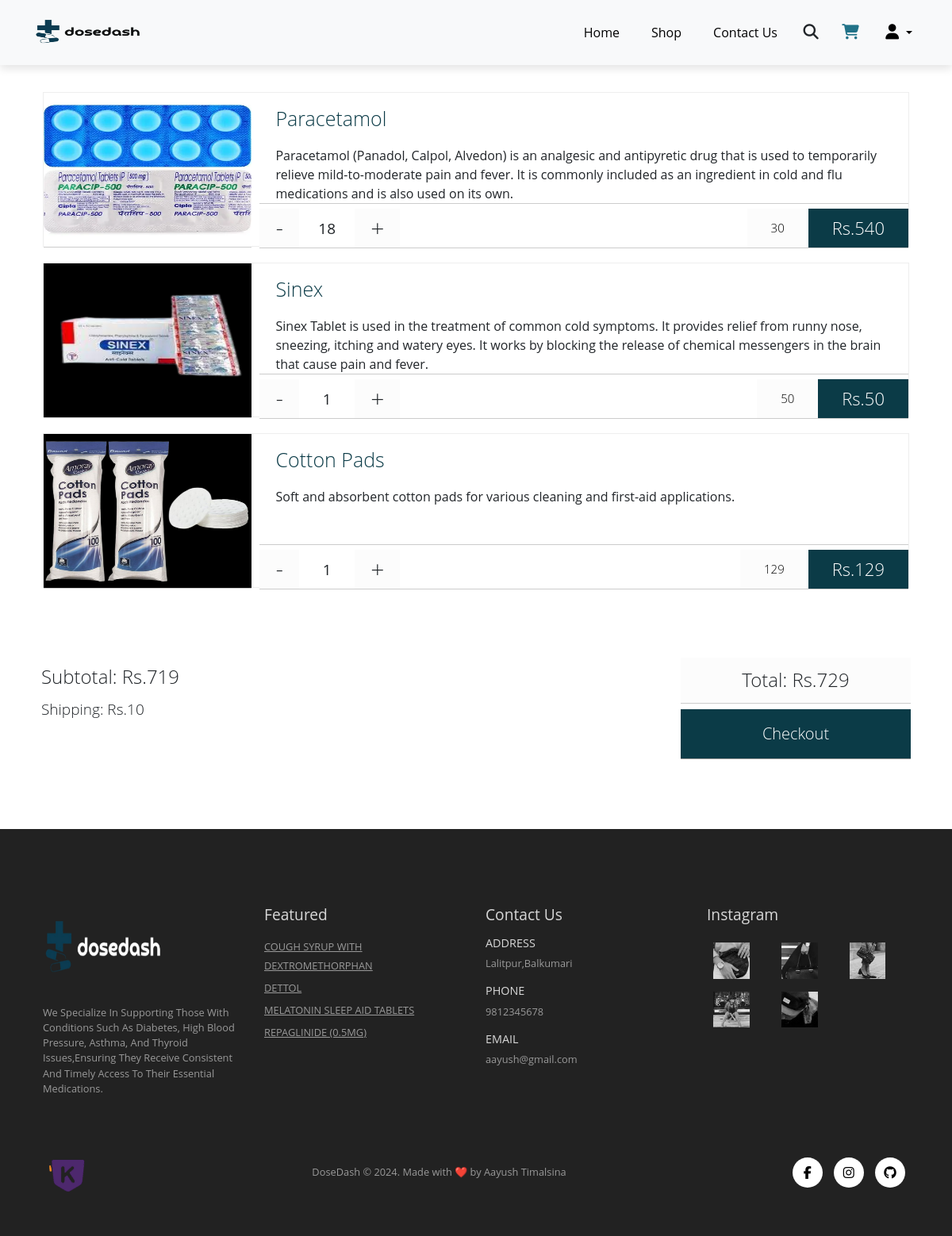
Page /cart/ (signed in) on the committed database.
### dosedashapp/models.py (models this page shows, shortened)
class Cart(models.Model):
    Cart_Details = models.ForeignKey(Product, on_delete=models.CASCADE, blank= True, null= True)
    Cart_Quantity = models.PositiveIntegerField(null = False)
    User_Details = models.ForeignKey(User, on_delete=models.CASCADE, null= True, blank= True)

class Product(models.Model):
    Product_Name = models.CharField(max_length = 200)
    Product_Price = models.PositiveIntegerField(null = False)
    Product_Description = models.TextField()
    Product_Tag = models.ManyToManyField(ProductTag, blank = True)
    Product_Image = models.ImageField(upload_to = 'static/image/products/')
    Product_Quantity = models.PositiveBigIntegerField(null = True)

### dosedashapp/views.py (the view)
# urls.py: path('cart/', views.cart, name="cart"),
def cart(request):
    user_id = request.user.id
    carts = Cart.objects.filter(User_Details = user_id)
    subTotal = 0
    uuid_value = uuid.uuid4()
    for cart in carts:
        subTotal += cart.Cart_Details.Product_Price * cart.Cart_Quantity
    return render(request, "cart.html", {'carts' : carts,
                                         'subTotal' : subTotal,
                                         'uuid' : uuid_value,
                                         'featured' : getFeatured(),
                                         })

### dosedashapp/views.py (called while the page is built)
def getFeatured():
    all_featured = list(Product.objects.filter(Product_Tag = 2))
    featured = sample(all_featured, 4)
    return(featured)

### templates/cart.html (shortened to what this page needs)
{% load static %}
{% load mathfilters %}
<!DOCTYPE html>
<html lang="en">
  <head>
    <link rel="stylesheet" href="{% static 'css/cart.css' %}">
	<link href="https://cdn.jsdelivr.net/npm/bootstrap@5.3.2/dist/css/bootstrap.min.css" rel="stylesheet">
	<link rel="stylesheet" href="https://cdnjs.cloudflare.com/ajax/libs/font-awesome/6.5.1/css/all.min.css" />
  </head>
  <body>
	{% include "nav.html" %}
	<div class="container">
		<section id="cart" class="container sproduct my-5 pt-5">
			{% for cart in carts %}
			<article class="product">
				<header onclick="window.location.href='{% url 'removeCart' cart.Cart_Details.id %}'">
					<a class="remove">
						<img src="/{{ cart.Cart_Details.Product_Image }}">
					</a>
				</header>
				<div class="content">
					<h1>{{ cart.Cart_Details.Product_Name }}</h1>
					{{ cart.Cart_Details.Product_Description }}
				</div>
				<footer class="content">
					<span class="qt-minus">-</span>
					<span class="qt">{{ cart.Cart_Quantity }}</span>
					<span class="qt-plus">+</span>
					<h2 class="full-price">
						Rs.{{ cart.Cart_Details.Product_Price|mul:cart.Cart_Quantity }}
					</h2>
					<h2 class="price">
						{{ cart.Cart_Details.Product_Price  }}
					</h2>
				</footer>
			</article>
			{% endfor %}
		</section>
	</div>
	<div id="site-footer">
		<div class="container clearfix">
			<div class="left">
				<h2 class="subtotal">Subtotal: Rs.<span id="subtotalValue">{{ subTotal }}</span></h2>
				<h3 class="shipping">Shipping: Rs.<span>{% if request.user.is_authenticated %}10{% else %}0{% endif %}</span></h3>
			</div>
			<div class="right">
				<h1 class="total">Total: <span>Rs.{% if request.user.is_authenticated %}{{ subTotal|addition:10 }}{% else %}0{% endif %}</span></h1>
				{% if request.user.is_authenticated %}
				<a class="bth-checkout" id="checkoutButton">Checkout</a>
                {% endif %}
			</div>
		</div>
	</div>
	{% include "footer.html" %}
  </body>
</html>

### templates/footer.html (shortened to what this page needs)
{% load static %}
<footer class="mt-5 py-5">
    <div class="row container mx-auto pt-5">
      <div class="footer-one col-lg-3 col-md-6 col-12">
        <img src="{% static 'image/logo/logobg.png' %}" alt="logo" style="width: 160px; height: 110px;">
        <p class="pt-3">We Specialize In Supporting Those With Conditions Such As Diabetes, High Blood Pressure, Asthma, And Thyroid Issues,Ensuring They Receive Consistent And Timely Access To Their Essential Medications.</p>
      </div>
      <div class="footer-one col-lg-3 col-md-6 col-12 mb-3">
        <h5 class="pb-2">Featured</h5>
        <ul class="text-uppercase list-unstyled">
          {% for feature in featured %}
            <li><a href="{% url 'product' feature.id %}">{{ feature.Product_Name }}</a></li>
          {% endfor %}
        </ul>
      </div>
      <div class="footer-one col-lg-3 col-md-6 col-12 mb-3">
        <h5 class="pb-2">Contact Us</h5>
        <div>
          <h6 class="text-uppercase">Address</h6>
          <p>Lalitpur,Balkumari</p>
        </div>
        <div>
          <h6 class="text-uppercase">Phone</h6>
          <p>9812345678</p>
        </div>
        <div>
          <h6 class="text-uppercase">Email</h6>
          <p>aayush@gmail.com</p>
        </div>
      </div>
      <div class="footer-one col-lg-3 col-md-6 col-12">
        <h5 class="pb-2">Instagram</h5>
        <div class="row">
          <img class="img-fluid w-25 h-100 m-2" src="{% static 'image/insta/1.jpg' %}" alt="instaimg">
          <img class="img-fluid w-25 h-100 m-2" src="{% static 'image/insta/2.jpg' %}" alt="instaimg">
          <img class="img-fluid w-25 h-100 m-2" src="{% static 'image/insta/3.jpg' %}" alt="instaimg">
          <img class="img-fluid w-25 h-100 m-2" src="{% static 'image/insta/4.jpg' %}" alt="instaimg">
          <img class="img-fluid w-25 h-100 m-2" src="{% static 'image/insta/5.jpg' %}" alt="instaimg">
        </div>
      </div>
    </div>
    <div class="copyright mt-5">
      <div class="row container mx-auto d-flex align-items-center justify-content-between">
        <div class="col-lg-3 col-md-6 col-12">
          <img class="e-sewa-logo img-fluid w-25 h-100 " src="{% static 'image/logo/khalti.png' %}" alt="payment">
        </div>
        <div class="col-lg-4 col-md-6 col-12 text-nowrap text-center">
          <p class="mb-0">DoseDash © 2024. Made with ❤️ by Aayush Timalsina </p>
        </div>
        <div class="col-lg-4 col-md-6 col-12 text-end">
          <a href="https://www.facebook.com/aayush2133"><i class="fa-brands fa-facebook-f"></i></a>
          <a href="https://www.instagram.com/ssh_aayush/"><i class="fa-brands fa-instagram"></i></a>
          <a href="https://github.com/SshAayush"><i class="fa-brands fa-github"></i></a>
        </div>
      </div>
    </div>
  </footer>

### static/css/cart.css (style rules this page uses)
body { background: #eee; margin: 0; padding: 0; overflow-x: hidden; }
.clearfix { content: ""; display: table; clear: both; }
#site-header, #site-footer { background: #fff; }
a { color: #000; text-decoration: none; -webkit-transition: color .2s linear; -moz-transition: color .2s linear; -ms-transition: color .2s linear; -o-transition: color .2s linear; transition: color .2s linear; }
.container { font-family: 'Open Sans', sans-serif; margin: 0 auto; width: 980px; }
#cart { width: 100%; }
#cart h1 { font-weight: 300; }
#cart a { color: #0b3b47; text-decoration: none; -webkit-transition: color .2s linear; -moz-transition: color .2s linear; -ms-transition: color .2s linear; -o-transition: color .2s linear; transition: color .2s linear; }
.product { border: 1px solid #eee; margin: 20px 0; width: 100%; height: 195px; position: relative; -webkit-transition: margin .2s linear, opacity .2s linear; -moz-transition: margin .2s linear, opacity .2s linear; -ms-transition: margin .2s linear, opacity .2s linear; -o-transition: margin .2s linear, opacity .2s linear; transition: margin .2s linear, opacity .2s linear; }
.product img { width: 100%; height: 100%; }
.product header, .product .content { background-color: #fff; border: 1px solid #ccc; border-style: none none solid none; float: left; }
.product header { background: #000; margin: 0 1% 20px 0; overflow: hidden; padding: 0; position: relative; width: 24%; height: 195px; }
.remove { cursor: pointer; }
.product .content { box-sizing: border-box; -moz-box-sizing: border-box; height: 140px; padding: 0 20px; width: 75%; }
.product h1 { color: #0b3b47; font-size: 25px; font-weight: 300; margin: 17px 0 20px 0; }
.product footer.content { height: 50px; margin: 6px 0 0 0; padding: 0; }
.product footer .price { background: #fcfcfc; color: #000; float: right; font-size: 15px; font-weight: 300; line-height: 49px; margin: 0; padding: 0 30px; }
.product footer .full-price { background: #0b3b47; color: #fff; float: right; font-size: 22px; font-weight: 300; line-height: 49px; margin: 0; padding: 0 30px; -webkit-transition: margin .15s linear; -moz-transition: margin .15s linear; -ms-transition: margin .15s linear; -o-transition: margin .15s linear; transition: margin .15s linear; }
.qt, .qt-plus, .qt-minus { display: block; float: left; }
.qt { font-size: 19px; line-height: 50px; width: 70px; text-align: center; }
.qt-plus, .qt-minus { background: #fcfcfc; border: none; font-size: 30px; font-weight: 300; height: 100%; padding: 0 20px; -webkit-transition: background .2s linear; -moz-transition: background .2s linear; -ms-transition: background .2s linear; -o-transition: background .2s linear; transition: background .2s linear; }
.qt-plus { line-height: 50px; }
.qt-minus { line-height: 47px; }
#site-footer { margin: 30px 0 0 0; }
#site-footer { padding: 40px; }
#site-footer h1 { background: #fcfcfc; border: 1px solid #ccc; border-style: none none solid none; font-size: 24px; font-weight: 300; margin: 0 0 7px 0; padding: 14px 40px; text-align: center; }
#site-footer h2 { font-size: 24px; font-weight: 300; margin: 10px 0 0 0; }
#site-footer h3 { font-size: 19px; font-weight: 300; margin: 15px 0; }
.left { float: left; }
.right { float: right; }
.bth-checkout { background: #0b3b47; border: 1px solid #999; border-style: none none solid none; cursor: pointer; display: block; color: #fff; font-size: 20px; font-weight: 300; padding: 16px 0; width: 290px; text-align: center; text-decoration: none; -webkit-transition: all .2s linear; -moz-transition: all .2s linear; -ms-transition: all .2s linear; -o-transition: all .2s linear; transition: all .2s linear; }

### static/css/footer.css (style rules this page uses)
footer { background-color: #222; }
footer h5 { color: #d8d8d8; font-size: 1.2rem; }
footer h6 { color: #d8d8d8; font-size: 0.9rem; }
footer li { padding-bottom: 4px; }
footer li a { font-size: 0.8rem; color: #999; }
footer p { color: #999; font-size: 0.8rem; }
footer .copyright a { color: black; width: 38px; height: 38px; background-color: #fff; display: inline-block; text-align: center; line-height: 38px; border-radius: 50%; transition: 0.3s ease; margin: 0 5px; }
.e-sewa-logo { width:60px; height: 60px; }

### rows in the picture
Cart: Cart_Details.Product_Image (picture), Cart_Details.Product_Name "Paracetamol", Cart_Details.Product_Description "Paracetamol (Panadol, Calpol, Alvedon) is an analgesic and antipyretic drug that is used to temporarily relieve mild-to-moderate pain and fever. It is commonly included as an ingredient in cold and flu medications and is also used on its own.", Cart_Quantity "18", Cart_Details.Product_Price|mul "540", Cart_Details.Product_Price "30"
Cart: Cart_Details.Product_Image (picture), Cart_Details.Product_Name "Sinex", Cart_Details.Product_Description "Sinex Tablet is used in the treatment of common cold symptoms. It provides relief from runny nose, sneezing, itching and watery eyes. It works by blocking the release of chemical messengers in the brain that cause pain and fever.", Cart_Quantity "1", Cart_Details.Product_Price|mul "50", Cart_Details.Product_Price "50"
Cart: Cart_Details.Product_Image (picture), Cart_Details.Product_Name "Cotton Pads", Cart_Details.Product_Description "Soft and absorbent cotton pads for various cleaning and first-aid applications.", Cart_Quantity "1", Cart_Details.Product_Price|mul "129", Cart_Details.Product_Price "129"
Product: Product_Name "COUGH SYRUP WITH DEXTROMETHORPHAN"
Product: Product_Name "DETTOL"
Product: Product_Name "MELATONIN SLEEP AID TABLETS"
Product: Product_Name "REPAGLINIDE (0.5MG)"

### other values in the picture
{{ subTotal }} "719"
{{ subTotal|addition:10 }} "729"
